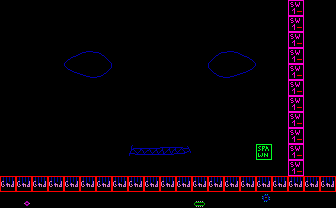

Rendered tile map (Tiled .tmx) drawn with the repository's tilesets; below, a short description and the full map source, tile grids included:
An orthogonal 21x13 tile map with 16x16 px tiles, 2 tile layers (bg, col), 2 tilesets and 2 objects (2x eye).

<map version="1.10" tiledversion="1.10.2" orientation="orthogonal" renderorder="right-down" width="21" height="13" tilewidth="16" tileheight="16" infinite="0" nextlayerid="4" nextobjectid="30">
 <properties>
  <property name="music" type="int" value="1" />
 </properties>
 <tileset firstgid="1" source="tileset3.tsx" />
 <tileset firstgid="241" source="obj.tsx" />
 <layer id="1" name="bg" width="21" height="13">
  <data encoding="csv">
1,1,1,1,1,1,1,1,1,1,1,1,1,1,1,1,1,1,1,1,1,
1,1,1,1,1,1,1,1,1,1,1,1,1,1,1,1,1,1,1,1,1,
1,1,1,1,1,1,1,1,1,1,1,1,1,1,1,1,1,1,1,1,1,
1,1,1,1,21,22,23,1,1,1,1,1,1,24,25,26,1,1,1,1,1,
1,1,1,1,41,42,43,1,1,1,1,1,1,44,45,46,1,1,1,1,1,
1,1,1,1,1,1,1,1,1,1,1,1,1,1,1,1,1,1,1,1,1,
1,1,1,1,1,1,1,1,1,1,1,1,1,1,1,1,1,1,1,1,1,
1,1,1,1,1,1,1,1,1,1,1,1,1,1,1,1,1,1,1,1,1,
1,1,1,1,1,1,1,1,1,1,1,1,1,1,1,1,1,1,1,1,1,
1,1,1,1,1,1,1,1,61,62,63,64,1,1,1,1,1,1,1,1,1,
1,1,1,1,1,1,1,1,1,1,1,1,1,1,1,1,1,1,1,1,1,
164,164,164,164,164,164,164,164,164,164,164,164,164,164,164,164,164,164,164,164,164,
1,225,1,1,1,1,1,1,1,1,1,1,204,1,1,1,184,1,1,1,1
</data>
 </layer>
 <layer id="2" name="col" width="21" height="13">
  <data encoding="csv">
241,241,241,241,241,241,241,241,241,241,241,241,241,241,241,241,241,241,251,241,241,
241,241,241,241,241,241,241,241,241,241,241,241,241,241,241,241,241,241,251,241,241,
241,241,241,241,241,241,241,241,241,241,241,241,241,241,241,241,241,241,251,241,241,
241,241,241,241,241,241,241,241,241,241,241,241,241,241,241,241,241,241,251,241,241,
241,241,241,241,241,241,241,241,241,241,241,241,241,241,241,241,241,241,251,241,241,
241,241,241,241,241,241,241,241,241,241,241,241,241,241,241,241,241,241,251,241,241,
241,241,241,241,241,241,241,241,241,241,241,241,241,241,241,241,241,241,251,241,241,
241,241,241,241,241,241,241,241,241,241,241,241,241,241,241,241,241,241,251,241,241,
241,241,241,241,241,241,241,241,241,241,241,241,241,241,241,241,241,241,251,241,241,
241,241,241,241,241,241,241,241,241,241,241,241,241,241,241,241,243,241,251,241,241,
241,241,241,241,241,241,241,241,241,241,241,241,241,241,241,241,241,241,251,241,241,
242,242,242,242,242,242,242,242,242,242,242,242,242,242,242,242,242,242,242,242,242,
241,241,241,241,241,241,241,241,241,241,241,241,241,241,241,241,241,241,241,241,241
</data>
 </layer>
 <objectgroup id="3" name="obj">
  <object id="28" name="Eye" type="eye" x="76.1107" y="57.4698" width="27.5938" height="13.8703" />
  <object id="29" name="Eye" type="eye" x="216.124" y="57.3141" width="27.5938" height="13.8703" />
 </objectgroup>
</map>
